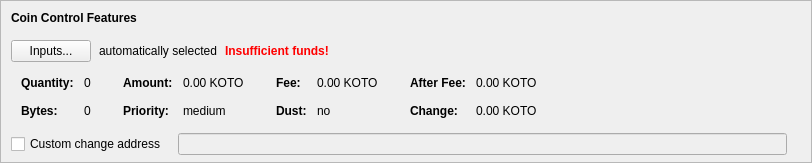
    <widget class="QFrame" name="frameCoinControl">
     <property name="sizePolicy">
      <sizepolicy hsizetype="Expanding" vsizetype="Expanding">
       <horstretch>0</horstretch>
       <verstretch>0</verstretch>
      </sizepolicy>
     </property>
     <property name="maximumSize">
      <size>
       <width>16777215</width>
       <height>16777215</height>
      </size>
     </property>
     <property name="frameShape">
      <enum>QFrame::StyledPanel</enum>
     </property>
     <property name="frameShadow">
      <enum>QFrame::Sunken</enum>
     </property>
     <layout class="QVBoxLayout" name="verticalLayoutCoinControl2">
      <property name="spacing">
       <number>0</number>
      </property>
      <property name="leftMargin">
       <number>0</number>
      </property>
      <property name="topMargin">
       <number>0</number>
      </property>
      <property name="rightMargin">
       <number>0</number>
      </property>
      <property name="bottomMargin">
       <number>6</number>
      </property>
      <item>
       <layout class="QVBoxLayout" name="verticalLayoutCoinControl" stretch="0,0,0,0,1">
        <property name="spacing">
         <number>0</number>
        </property>
        <property name="leftMargin">
         <number>10</number>
        </property>
        <property name="topMargin">
         <number>10</number>
        </property>
        <item>
         <layout class="QHBoxLayout" name="horizontalLayoutCoinControl1">
          <property name="bottomMargin">
           <number>15</number>
          </property>
          <item>
           <widget class="QLabel" name="labelCoinControlFeatures">
            <property name="sizePolicy">
             <sizepolicy hsizetype="Preferred" vsizetype="Maximum">
              <horstretch>0</horstretch>
              <verstretch>0</verstretch>
             </sizepolicy>
            </property>
            <property name="font">
             <font>
              <weight>75</weight>
              <bold>true</bold>
             </font>
            </property>
            <property name="styleSheet">
             <string notr="true">font-weight:bold;</string>
            </property>
            <property name="text">
             <string>Coin Control Features</string>
            </property>
           </widget>
          </item>
         </layout>
        </item>
        <item>
         <layout class="QHBoxLayout" name="horizontalLayoutCoinControl2" stretch="0,0,0,0">
          <property name="spacing">
           <number>8</number>
          </property>
          <property name="bottomMargin">
           <number>10</number>
          </property>
          <item>
           <widget class="QPushButton" name="pushButtonCoinControl">
            <property name="styleSheet">
             <string notr="true"/>
            </property>
            <property name="text">
             <string>Inputs...</string>
            </property>
            <property name="autoDefault">
             <bool>false</bool>
            </property>
           </widget>
          </item>
          <item>
           <widget class="QLabel" name="labelCoinControlAutomaticallySelected">
            <property name="text">
             <string>automatically selected</string>
            </property>
            <property name="margin">
             <number>5</number>
            </property>
           </widget>
          </item>
          <item>
           <widget class="QLabel" name="labelCoinControlInsuffFunds">
            <property name="font">
             <font>
              <weight>75</weight>
              <bold>true</bold>
             </font>
            </property>
            <property name="styleSheet">
             <string notr="true">color:red;font-weight:bold;</string>
            </property>
            <property name="text">
             <string>Insufficient funds!</string>
            </property>
            <property name="margin">
             <number>5</number>
            </property>
           </widget>
          </item>
          <item>
           <spacer name="horizontalSpacerCoinControl">
            <property name="orientation">
             <enum>Qt::Horizontal</enum>
            </property>
            <property name="sizeHint" stdset="0">
             <size>
              <width>40</width>
              <height>1</height>
             </size>
            </property>
           </spacer>
          </item>
         </layout>
        </item>
        <item>
         <widget class="QWidget" name="widgetCoinControl" native="true">
          <property name="sizePolicy">
           <sizepolicy hsizetype="Preferred" vsizetype="Preferred">
            <horstretch>0</horstretch>
            <verstretch>0</verstretch>
           </sizepolicy>
          </property>
          <property name="minimumSize">
           <size>
            <width>0</width>
            <height>0</height>
           </size>
          </property>
          <property name="styleSheet">
           <string notr="true"/>
          </property>
          <layout class="QHBoxLayout" name="horizontalLayoutCoinControl5">
           <property name="leftMargin">
            <number>0</number>
           </property>
           <property name="topMargin">
            <number>0</number>
           </property>
           <property name="rightMargin">
            <number>0</number>
           </property>
           <property name="bottomMargin">
            <number>0</number>
           </property>
           <item>
            <layout class="QHBoxLayout" name="horizontalLayoutCoinControl3" stretch="0,0,0,1">
             <property name="spacing">
              <number>20</number>
             </property>
             <property name="topMargin">
              <number>0</number>
             </property>
             <property name="bottomMargin">
              <number>10</number>
             </property>
             <item>
              <layout class="QFormLayout" name="formLayoutCoinControl1">
               <property name="horizontalSpacing">
                <number>10</number>
               </property>
               <property name="verticalSpacing">
                <number>14</number>
               </property>
               <property name="leftMargin">
                <number>10</number>
               </property>
               <property name="topMargin">
                <number>4</number>
               </property>
               <property name="rightMargin">
                <number>6</number>
               </property>
               <item row="0" column="0">
                <widget class="QLabel" name="labelCoinControlQuantityText">
                 <property name="font">
                  <font>
                   <weight>75</weight>
                   <bold>true</bold>
                  </font>
                 </property>
                 <property name="text">
                  <string>Quantity:</string>
                 </property>
                 <property name="margin">
                  <number>0</number>
                 </property>
                </widget>
               </item>
               <item row="0" column="1">
                <widget class="QLabel" name="labelCoinControlQuantity">
                 <property name="cursor">
                  <cursorShape>IBeamCursor</cursorShape>
                 </property>
                 <property name="contextMenuPolicy">
                  <enum>Qt::ActionsContextMenu</enum>
                 </property>
                 <property name="text">
                  <string notr="true">0</string>
                 </property>
                 <property name="margin">
                  <number>0</number>
                 </property>
                 <property name="textInteractionFlags">
                  <set>Qt::LinksAccessibleByMouse|Qt::TextSelectableByKeyboard|Qt::TextSelectableByMouse</set>
                 </property>
                </widget>
               </item>
               <item row="1" column="0">
                <widget class="QLabel" name="labelCoinControlBytesText">
                 <property name="font">
                  <font>
                   <weight>75</weight>
                   <bold>true</bold>
                  </font>
                 </property>
                 <property name="text">
                  <string>Bytes:</string>
                 </property>
                </widget>
               </item>
               <item row="1" column="1">
                <widget class="QLabel" name="labelCoinControlBytes">
                 <property name="cursor">
                  <cursorShape>IBeamCursor</cursorShape>
                 </property>
                 <property name="contextMenuPolicy">
                  <enum>Qt::ActionsContextMenu</enum>
                 </property>
                 <property name="text">
                  <string notr="true">0</string>
                 </property>
                 <property name="textInteractionFlags">
                  <set>Qt::LinksAccessibleByMouse|Qt::TextSelectableByKeyboard|Qt::TextSelectableByMouse</set>
                 </property>
                </widget>
               </item>
              </layout>
             </item>
             <item>
              <layout class="QFormLayout" name="formLayoutCoinControl2">
               <property name="horizontalSpacing">
                <number>10</number>
               </property>
               <property name="verticalSpacing">
                <number>14</number>
               </property>
               <property name="leftMargin">
                <number>6</number>
               </property>
               <property name="topMargin">
                <number>4</number>
               </property>
               <property name="rightMargin">
                <number>6</number>
               </property>
               <item row="0" column="0">
                <widget class="QLabel" name="labelCoinControlAmountText">
                 <property name="font">
                  <font>
                   <weight>75</weight>
                   <bold>true</bold>
                  </font>
                 </property>
                 <property name="text">
                  <string>Amount:</string>
                 </property>
                 <property name="margin">
                  <number>0</number>
                 </property>
                </widget>
               </item>
               <item row="0" column="1">
                <widget class="QLabel" name="labelCoinControlAmount">
                 <property name="cursor">
                  <cursorShape>IBeamCursor</cursorShape>
                 </property>
                 <property name="contextMenuPolicy">
                  <enum>Qt::ActionsContextMenu</enum>
                 </property>
                 <property name="text">
                  <string notr="true">0.00 KOTO</string>
                 </property>
                 <property name="textInteractionFlags">
                  <set>Qt::LinksAccessibleByMouse|Qt::TextSelectableByKeyboard|Qt::TextSelectableByMouse</set>
                 </property>
                </widget>
               </item>
               <item row="1" column="0">
                <widget class="QLabel" name="labelCoinControlPriorityText">
                 <property name="font">
                  <font>
                   <weight>75</weight>
                   <bold>true</bold>
                  </font>
                 </property>
                 <property name="text">
                  <string>Priority:</string>
                 </property>
                </widget>
               </item>
               <item row="1" column="1">
                <widget class="QLabel" name="labelCoinControlPriority">
                 <property name="cursor">
                  <cursorShape>IBeamCursor</cursorShape>
                 </property>
                 <property name="contextMenuPolicy">
                  <enum>Qt::ActionsContextMenu</enum>
                 </property>
                 <property name="text">
                  <string notr="true">medium</string>
                 </property>
                 <property name="textInteractionFlags">
                  <set>Qt::LinksAccessibleByMouse|Qt::TextSelectableByKeyboard|Qt::TextSelectableByMouse</set>
                 </property>
                </widget>
               </item>
              </layout>
             </item>
             <item>
              <layout class="QFormLayout" name="formLayoutCoinControl3">
               <property name="horizontalSpacing">
                <number>10</number>
               </property>
               <property name="verticalSpacing">
                <number>14</number>
               </property>
               <property name="leftMargin">
                <number>6</number>
               </property>
               <property name="topMargin">
                <number>4</number>
               </property>
               <property name="rightMargin">
                <number>6</number>
               </property>
               <item row="0" column="0">
                <widget class="QLabel" name="labelCoinControlFeeText">
                 <property name="font">
                  <font>
                   <weight>75</weight>
                   <bold>true</bold>
                  </font>
                 </property>
                 <property name="text">
                  <string>Fee:</string>
                 </property>
                 <property name="margin">
                  <number>0</number>
                 </property>
                </widget>
               </item>
               <item row="0" column="1">
                <widget class="QLabel" name="labelCoinControlFee">
                 <property name="cursor">
                  <cursorShape>IBeamCursor</cursorShape>
                 </property>
                 <property name="contextMenuPolicy">
                  <enum>Qt::ActionsContextMenu</enum>
                 </property>
                 <property name="text">
                  <string notr="true">0.00 KOTO</string>
                 </property>
                 <property name="textInteractionFlags">
                  <set>Qt::LinksAccessibleByMouse|Qt::TextSelectableByKeyboard|Qt::TextSelectableByMouse</set>
                 </property>
                </widget>
               </item>
               <item row="1" column="0">
                <widget class="QLabel" name="labelCoinControlLowOutputText">
                 <property name="font">
                  <font>
                   <weight>75</weight>
                   <bold>true</bold>
                  </font>
                 </property>
                 <property name="text">
                  <string>Dust:</string>
                 </property>
                </widget>
               </item>
               <item row="1" column="1">
                <widget class="QLabel" name="labelCoinControlLowOutput">
                 <property name="cursor">
                  <cursorShape>IBeamCursor</cursorShape>
                 </property>
                 <property name="contextMenuPolicy">
                  <enum>Qt::ActionsContextMenu</enum>
                 </property>
                 <property name="text">
                  <string notr="true">no</string>
                 </property>
                 <property name="textInteractionFlags">
                  <set>Qt::LinksAccessibleByMouse|Qt::TextSelectableByKeyboard|Qt::TextSelectableByMouse</set>
                 </property>
                </widget>
               </item>
              </layout>
             </item>
             <item>
              <layout class="QFormLayout" name="formLayoutCoinControl4">
               <property name="horizontalSpacing">
                <number>10</number>
               </property>
               <property name="verticalSpacing">
                <number>14</number>
               </property>
               <property name="leftMargin">
                <number>6</number>
               </property>
               <property name="topMargin">
                <number>4</number>
               </property>
               <property name="rightMargin">
                <number>6</number>
               </property>
               <item row="0" column="0">
                <widget class="QLabel" name="labelCoinControlAfterFeeText">
                 <property name="font">
                  <font>
                   <weight>75</weight>
                   <bold>true</bold>
                  </font>
                 </property>
                 <property name="text">
                  <string>After Fee:</string>
                 </property>
                 <property name="margin">
                  <number>0</number>
                 </property>
                </widget>
               </item>
               <item row="0" column="1">
                <widget class="QLabel" name="labelCoinControlAfterFee">
                 <property name="cursor">
                  <cursorShape>IBeamCursor</cursorShape>
                 </property>
                 <property name="contextMenuPolicy">
                  <enum>Qt::ActionsContextMenu</enum>
                 </property>
                 <property name="text">
                  <string notr="true">0.00 KOTO</string>
                 </property>
                 <property name="textInteractionFlags">
                  <set>Qt::LinksAccessibleByMouse|Qt::TextSelectableByKeyboard|Qt::TextSelectableByMouse</set>
                 </property>
                </widget>
               </item>
               <item row="1" column="0">
                <widget class="QLabel" name="labelCoinControlChangeText">
                 <property name="font">
                  <font>
                   <weight>75</weight>
                   <bold>true</bold>
                  </font>
                 </property>
                 <property name="text">
                  <string>Change:</string>
                 </property>
                </widget>
               </item>
               <item row="1" column="1">
                <widget class="QLabel" name="labelCoinControlChange">
                 <property name="cursor">
                  <cursorShape>IBeamCursor</cursorShape>
                 </property>
                 <property name="contextMenuPolicy">
                  <enum>Qt::ActionsContextMenu</enum>
                 </property>
                 <property name="text">
                  <string notr="true">0.00 KOTO</string>
                 </property>
                 <property name="textInteractionFlags">
                  <set>Qt::LinksAccessibleByMouse|Qt::TextSelectableByKeyboard|Qt::TextSelectableByMouse</set>
                 </property>
                </widget>
               </item>
              </layout>
             </item>
            </layout>
           </item>
          </layout>
         </widget>
        </item>
        <item>
         <layout class="QHBoxLayout" name="horizontalLayoutCoinControl4" stretch="0,0,0">
          <property name="spacing">
           <number>12</number>
          </property>
          <property name="sizeConstraint">
           <enum>QLayout::SetDefaultConstraint</enum>
          </property>
          <property name="topMargin">
           <number>5</number>
          </property>
          <property name="rightMargin">
           <number>5</number>
          </property>
          <item>
           <widget class="QCheckBox" name="checkBoxCoinControlChange">
            <property name="toolTip">
             <string>If this is activated, but the change address is empty or invalid, change will be sent to a newly generated address.</string>
            </property>
            <property name="text">
             <string>Custom change address</string>
            </property>
           </widget>
          </item>
          <item>
           <widget class="QValidatedLineEdit" name="lineEditCoinControlChange">
            <property name="enabled">
             <bool>false</bool>
            </property>
            <property name="sizePolicy">
             <sizepolicy hsizetype="Expanding" vsizetype="Fixed">
              <horstretch>0</horstretch>
              <verstretch>0</verstretch>
             </sizepolicy>
            </property>
           </widget>
          </item>
          <item>
           <widget class="QLabel" name="labelCoinControlChangeLabel">
            <property name="sizePolicy">
             <sizepolicy hsizetype="Preferred" vsizetype="Expanding">
              <horstretch>0</horstretch>
              <verstretch>0</verstretch>
             </sizepolicy>
            </property>
            <property name="minimumSize">
             <size>
              <width>0</width>
              <height>0</height>
             </size>
            </property>
            <property name="text">
             <string/>
            </property>
            <property name="margin">
             <number>3</number>
            </property>
           </widget>
          </item>
         </layout>
        </item>
        <item>
         <spacer name="verticalSpacerCoinControl">
          <property name="orientation">
           <enum>Qt::Vertical</enum>
          </property>
          <property name="sizeHint" stdset="0">
           <size>
            <width>800</width>
            <height>1</height>
           </size>
          </property>
         </spacer>
        </item>
       </layout>
      </item>
     </layout>
    </widget>
